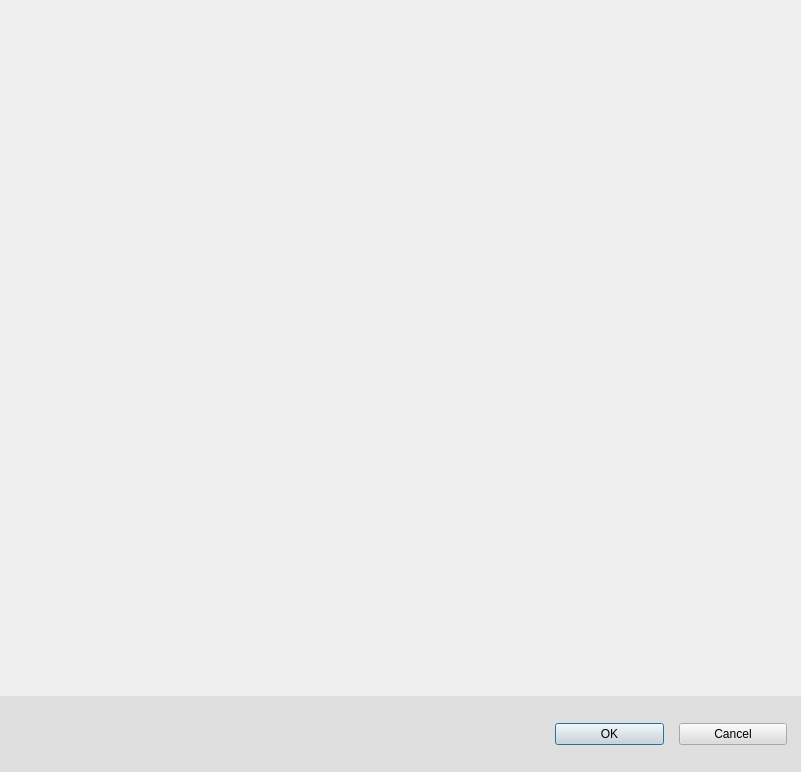
<?xml version="1.0" encoding="UTF-8"?>
<ui version="4.0">
 <class>AddFileDialog</class>
 <widget class="QDialog" name="AddFileDialog">
  <property name="geometry">
   <rect>
    <x>0</x>
    <y>0</y>
    <width>801</width>
    <height>772</height>
   </rect>
  </property>
  <property name="windowTitle">
   <string>Dialog</string>
  </property>
  <layout class="QVBoxLayout" name="verticalLayout" stretch="90,10">
   <property name="spacing">
    <number>10</number>
   </property>
   <property name="leftMargin">
    <number>0</number>
   </property>
   <property name="topMargin">
    <number>0</number>
   </property>
   <property name="rightMargin">
    <number>0</number>
   </property>
   <property name="bottomMargin">
    <number>0</number>
   </property>
   <item>
    <layout class="QHBoxLayout" name="horizontalLayout_8" stretch="0">
     <property name="spacing">
      <number>15</number>
     </property>
     <property name="leftMargin">
      <number>10</number>
     </property>
     <item>
      <widget class="QWidget" name="m_widgetForm" native="true"/>
     </item>
    </layout>
   </item>
   <item>
    <widget class="QWidget" name="m_widget_bottom" native="true">
     <property name="styleSheet">
      <string notr="true">background-color: rgba(220, 220, 220, 220);</string>
     </property>
     <layout class="QGridLayout" name="gridLayout">
      <item row="0" column="0">
       <layout class="QHBoxLayout" name="horizontalLayout_3" stretch="50,10,10">
        <property name="spacing">
         <number>15</number>
        </property>
        <property name="leftMargin">
         <number>5</number>
        </property>
        <property name="rightMargin">
         <number>5</number>
        </property>
        <item>
         <spacer name="horizontalSpacer">
          <property name="orientation">
           <enum>Qt::Horizontal</enum>
          </property>
          <property name="sizeHint" stdset="0">
           <size>
            <width>40</width>
            <height>20</height>
           </size>
          </property>
         </spacer>
        </item>
        <item>
         <widget class="QPushButton" name="m_btnOK">
          <property name="text">
           <string>OK</string>
          </property>
         </widget>
        </item>
        <item>
         <widget class="QPushButton" name="m_btnCancel">
          <property name="text">
           <string>Cancel</string>
          </property>
         </widget>
        </item>
       </layout>
      </item>
     </layout>
    </widget>
   </item>
  </layout>
 </widget>
 <resources/>
 <connections/>
</ui>
